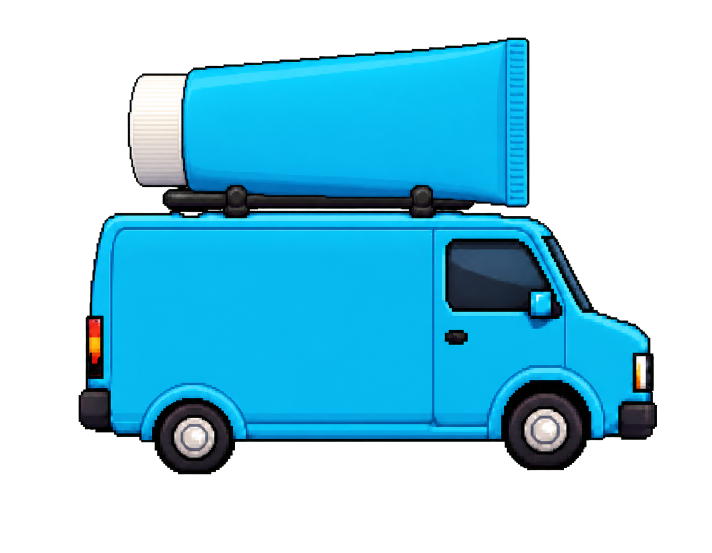
#> input picture visual-references/veh-001-courier-clean-concept-v7.png, 1423 x 1105 px (shown at 1/2 size)
$ python build_delivery_product_v1.py
#> lines starting #> are read from the running program, lines starting #| are printed output that depends on the picture; after the words box and inside, x2 and y2 are one past the last pixel; in counts of white or black regions, pixels touching at a corner belong together
"""Derive PRD-003 from the immutable clean courier master in one resize."""

from __future__ import annotations

from hashlib import sha256
import json
from pathlib import Path

from PIL import Image


ROOT = Path(__file__).resolve().parents[1]
MASTER = ROOT / "visual-references/veh-001-courier-clean-concept-v7.png"
OUTPUT = ROOT / "public/assets/game/products/prd-003-delivery-transfer-v1.png"
SOURCE_BOX = (270, 78, 1138, 432)
CANVAS = (32, 64)
CONTENT = (22, 54)


def file_hash(path: Path) -> str:
    return sha256(path.read_bytes()).hexdigest()


def main() -> None:
    master = Image.open(MASTER).convert("RGBA")
#> master is the input picture: PIL image 1423x1105 RGBA; mean R, G, B, A 10.4, 73.6, 93.8, 119.3
    product = master.crop(SOURCE_BOX).transpose(Image.Transpose.ROTATE_270)
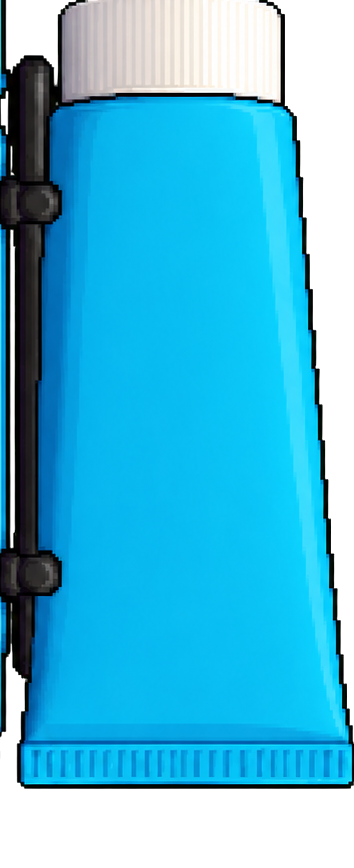
#> product: PIL image 354x868 RGBA; mean R, G, B, A 23.9, 132.3, 165.9, 202.8; transparent parts drawn white
    alpha = product.getchannel("A").point(lambda value: 0 if value < 16 else 255)
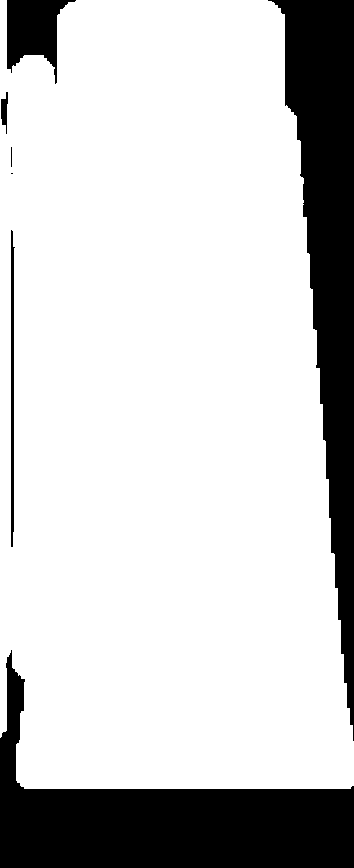
#> alpha: PIL image 354x868 L; 80% white; 7 black regions (1 under 20 px), largest, box (x1, y1, x2, y2) and area: (0, 650, 354, 868) 29963, (268, 0, 354, 741) 27149, (7, 0, 76, 84) 3166, (11, 230, 15, 547) 919, (1, 92, 8, 134) 178, (11, 147, 12, 167) 20
    product.putalpha(alpha)
    product = product.resize(CONTENT, Image.Resampling.NEAREST)
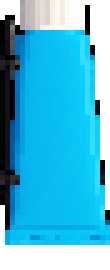
#> product: PIL image 22x54 RGBA (shown 5 times larger); mean R, G, B, A 23.6, 132.8, 165.9, 204.1; transparent parts drawn white

    runtime = Image.new("RGBA", CANVAS, (0, 0, 0, 0))
#> runtime: PIL image 32x64 RGBA; every value is 0
    runtime.alpha_composite(
        product,
        ((CANVAS[0] - CONTENT[0]) // 2, (CANVAS[1] - CONTENT[1]) // 2),
    )
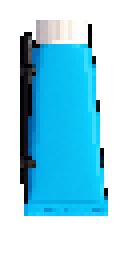
#> runtime: PIL image 32x64 RGBA (shown 4 times larger); mean R, G, B, A 13.7, 77, 96.2, 118.4; transparent parts drawn white
    OUTPUT.parent.mkdir(parents=True, exist_ok=True)
    runtime.save(OUTPUT)

    metadata = {
        "assetId": "PRD-003",
        "version": "v1",
        "status": "integrated",
        "texture": OUTPUT.name,
        "canvas": {"width": CANVAS[0], "height": CANVAS[1]},
        "visibleBounds": {
            "x": (CANVAS[0] - CONTENT[0]) // 2,
            "y": (CANVAS[1] - CONTENT[1]) // 2,
            "width": CONTENT[0],
            "height": CONTENT[1],
        },
        "orientation": "vertical; approved roof tube rotated clockwise",
        "origin": {"x": 0.5, "y": 0.5},
        "runtimeScale": 1,
        "production": {
            "designMaster": str(MASTER.relative_to(ROOT)),
            "designMasterSha256": file_hash(MASTER),
            "sourceBox": list(SOURCE_BOX),
            "buildScript": "scripts/build_delivery_product_v1.py",
            "offlineResizeCount": 1,
            "resizeFilter": "nearest-neighbor",
            "paletteQuantization": False,
            "phaserTextureFilter": "nearest",
            "runtimeSha256": file_hash(OUTPUT),
            "runtimeSource": "approved master; not screenshot or runtime sprite",
        },
    }
    OUTPUT.with_suffix(".json").write_text(
        json.dumps(metadata, ensure_ascii=False, indent=2) + "\n",
        encoding="utf-8",
    )


if __name__ == "__main__":
    main()
